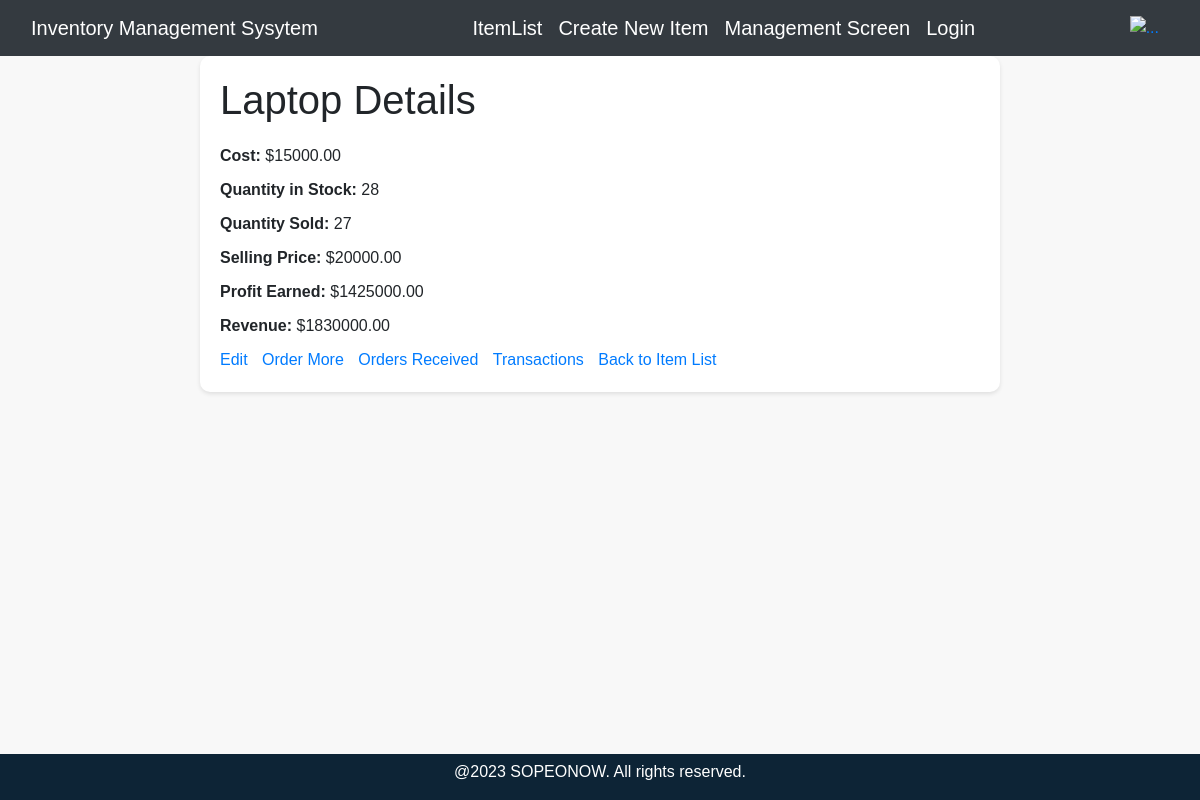
The app's page /IMS/itemDetails/1/, older data.
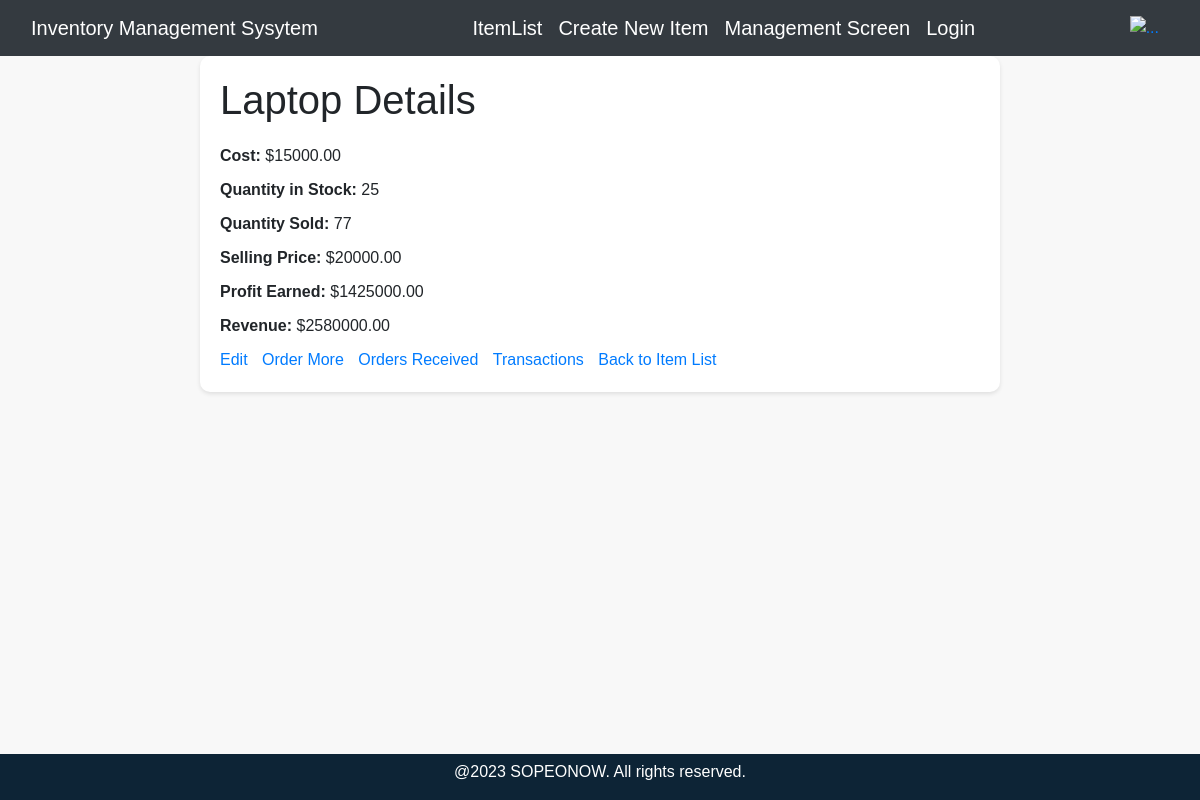
The same page, newer data.
### IMS/models.py (models this page shows, shortened)
class Inventory(models.Model):
    id = models.AutoField(primary_key=True)
    name = models.CharField(max_length=100)
    iin = models.CharField(max_length=100, default=uuid.uuid4)  # Item Identification Number
    cost = models.DecimalField(max_digits=10, decimal_places=2)
    quantity = models.PositiveIntegerField()
    quantity_sold = models.PositiveIntegerField(default=0)
    selling_price = models.DecimalField(max_digits=10, decimal_places=2)
    profit_earned = models.DecimalField(max_digits=10, decimal_places=2,default=0)
    revenue = models.DecimalField(max_digits=10, decimal_places=2,default=0)

### IMS/views.py (the view)
# urls.py: path('itemDetails/<int:item_id>/',views.itemDetails, name = "itemDetails"),
def itemDetails(request,item_id):
    item = Inventory.objects.get(id = item_id)
    context = {'item': item}
    return render(request,'itemDetails/index.html',context)

### IMS/templates/itemDetails/index.html (shortened to what this page needs)
{% extends 'main/ss.html'%}\
{% block body %}
    <div class="container">
        <h1>{{ item.name }} Details</h1>
        <p><strong>Cost:</strong> ${{ item.cost }}</p>
        <p><strong>Quantity in Stock:</strong> {{ item.quantity }}</p>
        <p><strong>Quantity Sold:</strong> {{ item.quantity_sold }}</p>
        <p><strong>Selling Price:</strong> ${{ item.selling_price }}</p>
        <p><strong>Profit Earned:</strong> ${{ item.profit_earned }}</p>
        <p><strong>Revenue:</strong> ${{ item.revenue }}</p>
        <a href="{% url 'editItem' item.id %}">Edit</a>
        <a href="{% url 'createOrders' item.id %}">Order More</a>
        <a href="{% url 'ordersReceived' item.id %}">Orders Received</a>
        <a href="{% url 'transactions' item.id %}">Transactions</a>
        <a href="{% url 'itemList' %}">Back to Item List</a>
    </div>
{% endblock %}

Row changes from the older to the newer data that the page shows:
changed Inventory "Laptop": quantity "28" → "25"; quantity_sold "27" → "77"; revenue "1830000.00" → "2580000.00"
